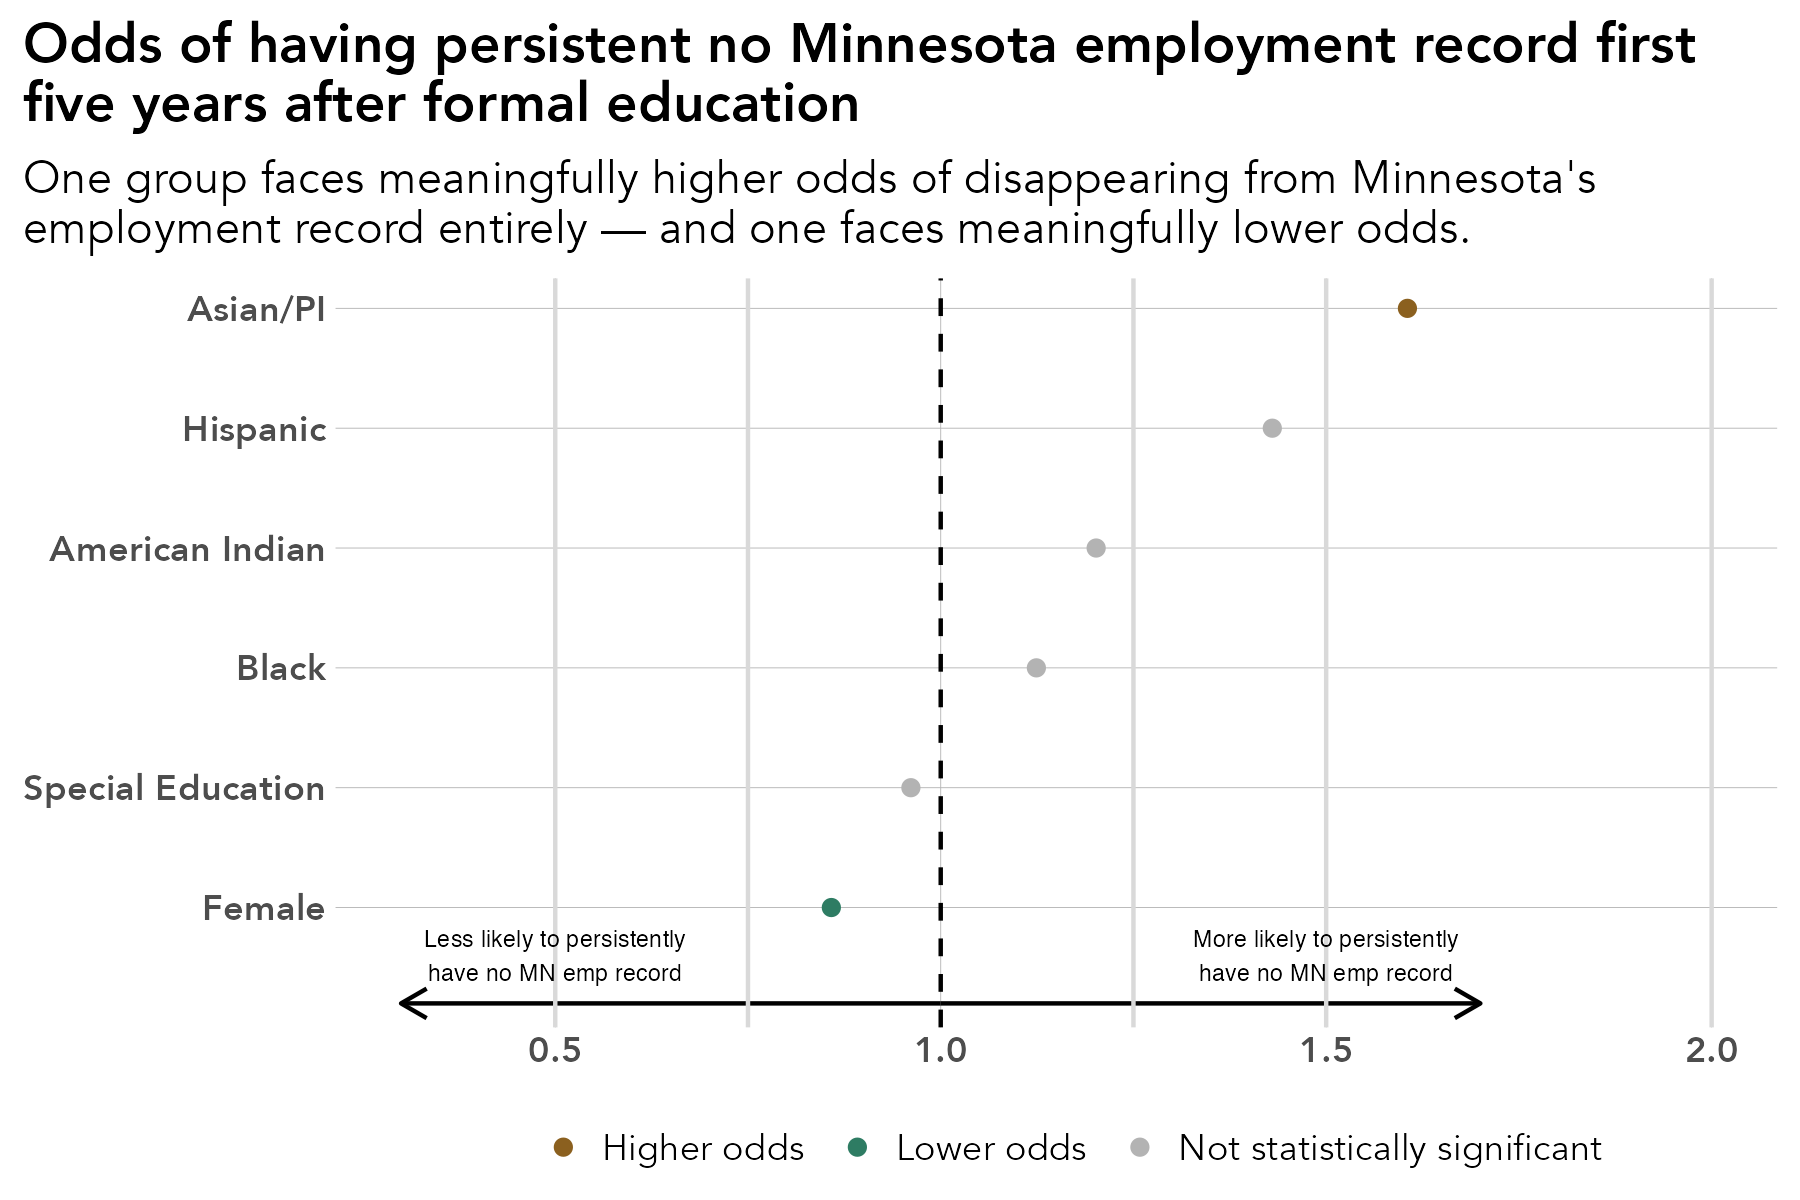

R code for this plot:
# library -----------------------------------------------------------------
library(tidyverse)
library(sf)
library(ggrepel)
library(scales)
library(ggiraph)
library(rmapshaper)
library(cowplot)
library(RColorBrewer)
library(readxl)
library(lubridate)
library(readxl)
library(systemfonts)
reset_font_cache()
library(ggtext)
library(janitor)
library(cowplot)
library(broom)


rm(list = ls())

# themes ------------------------------------------------------------------
theme_bar <- theme_bw() +
  theme(panel.grid.major = element_line(color = "grey70", size = 0.1),
        panel.grid.minor = element_blank(),
        axis.ticks = element_blank(),
        axis.text = element_text(face = "bold"),
        panel.border = element_blank(),
        legend.background = element_rect(fill = "transparent", color = "transparent"),
        legend.key = element_rect(fill = "transparent"),
        legend.key.size = unit(1, "lines"),
        legend.margin = margin(0,0,0,0),
        legend.title = element_blank(),
        legend.text = element_text(margin = margin(l = 2)),
        text = element_text(family = "Avenir") ,
        plot.title.position = "plot",
        plot.title = element_text(face = "bold"))

theme_line <- theme_bw() +
  theme(legend.background = element_rect(fill = "transparent", color = "transparent"),
        legend.key = element_rect(fill = "transparent"),
        legend.text = element_text(margin = margin(l = 2)),
        panel.grid.minor = element_blank(),
        panel.grid.major = element_line(color = "grey70", size = 0.1),
        axis.ticks = element_blank(),
        axis.text = element_text(face = "bold"),
        panel.border = element_blank(),
        legend.margin = margin(0,0,0,0),
        legend.key.size = unit(1, "lines"),
        text = element_text(family = "Avenir") ,
        plot.title.position = "plot",
        plot.title = element_text(face = "bold"))


theme_sf <- theme_bw() +
  theme(axis.text.x=element_blank(),
        axis.text.y=element_blank(),
        axis.ticks=element_blank(),
        panel.background = element_blank(),
        panel.grid.major = element_line(color = "white"),
        panel.border = element_blank(),
        legend.title = element_blank(),
        legend.text = element_text(margin = margin(l = 2)),
        legend.margin = margin(0,0,0,0),
        legend.key.size = unit(1, "lines"),
        text = element_text(family = "Avenir") ,
        plot.title.position = "plot",
        plot.title = element_text(face = "bold"))

regions <- read_csv("/Users/kellyasche/Library/CloudStorage/GoogleDrive-kasche@ruralmn.org/My Drive/Data Prep/R Projects/Join docs/county_regions.csv") %>%
  select(5,6) %>%
  unique() %>%
  mutate(edr = str_replace(edr, "  ", " "),
         planning.region = str_replace(planning.region, " Minnesota", ""),
         planning.region = fct_relevel(planning.region, "Northwest", "Northeast", "Central", "Seven County Mpls-St Paul", "Southwest", "Southeast"),
         edr = fct_relevel(edr, "EDR 1 - Northwest", "EDR 2 - Headwaters", "EDR 3 - Arrowhead", "EDR 4 - West Central", "EDR 5 - North Central", "EDR 6E- Southwest Central", "EDR 6W- Upper Minnesota Valley", "EDR 7E- East Central", "EDR 7W- Central", "EDR 8 - Southwest", "EDR 9 - South Central", "EDR 10 - Southeast", "EDR 11 - 7 County Twin Cities", "Minnesota"))

counties.regions <- read_csv("/Users/kellyasche/Library/CloudStorage/GoogleDrive-kasche@ruralmn.org/My Drive/Data Prep/R Projects/Join docs/county_regions.csv") %>%
  mutate(countyfp = formatC(countyfp, width = 3, flag = "0"),
         Name = str_to_title(Name),
         Name = str_replace(Name, "Q", "q"),
         Name = str_replace(Name, "Of The", "of the"),
         Name = str_replace(Name, "Mcleod", "McLeod"),
         Dem_Desc = ifelse(Name == "Minnesota", "Minnesota", Dem_Desc) ,
         edr = str_replace(edr, "  ", " "),
         planning.region = str_replace(planning.region, " Minnesota", ""),
         planning.region = fct_relevel(planning.region, "Northwest", "Northeast", "Central", "Seven County Mpls-St Paul", "Southwest", "Southeast"),
         edr = fct_relevel(edr, "EDR 1 - Northwest", "EDR 2 - Headwaters", "EDR 3 - Arrowhead", "EDR 4 - West Central", "EDR 5 - North Central", "EDR 6E- Southwest Central", "EDR 6W- Upper Minnesota Valley", "EDR 7E- East Central", "EDR 7W- Central", "EDR 8 - Southwest", "EDR 9 - South Central", "EDR 10 - Southeast", "EDR 11 - 7 County Twin Cities", "Minnesota"))

color.ruca <- c("Entirely rural" = "#009933", "Town/rural mix" = "#99CC33", "Urban/town/rural mix" = "#CC9966", "Entirely urban" = "#754C29", "Minnesota" = "black")

color.pr <- c("Northwest" = "#4575b4","Northeast" = "grey", "Central" = "#fee090", "Seven County Mpls-St Paul" = "#d73027", "Southwest" = "#91bfdb", "Southeast" = "#fc8d59", "Minnesota" = "black")

color.edr <- c("EDR 1 - Northwest" = "#b3cde3", "EDR 2 - Headwaters" = "#8c96c6", "EDR 3 - Arrowhead" = "#fe9929", "EDR 4 - West Central" = "#8856a7", "EDR 5 - North Central" = "#810f7c", "EDR 6E- Southwest Central" = "#e5f5f9", "EDR 6W- Upper Minnesota Valley" = "#bdc9e1", "EDR 7E- East Central" = "#99d8c9", "EDR 7W- Central" = "#2ca25f", "EDR 8 - Southwest" = "#74a9cf", "EDR 9 - South Central" = "#0570b0", "EDR 10 - Southeast" = "#d7301f", "EDR 11 - 7 County Twin Cities" = "#d8b365", "Minnesota" = "black")

color.pr.edr <- c ("Northwest" = "#4575b4","Northeast" = "#e0f3f8", "Central" = "#fee090", "Seven County Mpls-St Paul" = "#d73027", "Southwest" = "#91bfdb", "Southeast" = "#fc8d59", "Minnesota" = "black", "EDR 1 - Northwest" = "#b3cde3", "EDR 2 - Headwaters" = "#8c96c6", "EDR 3 - Arrowhead" = "#fe9929", "EDR 4 - West Central" = "#8856a7", "EDR 5 - North Central" = "#810f7c", "EDR 6E- Southwest Central" = "#e5f5f9", "EDR 6W- Upper Minnesota Valley" = "#bdc9e1", "EDR 7E- East Central" = "#99d8c9", "EDR 7W- Central" = "#2ca25f", "EDR 8 - Southwest" = "#74a9cf", "EDR 9 - South Central" = "#0570b0", "EDR 10 - Southeast" = "#d7301f", "EDR 11 - 7 County Twin Cities" = "#d8b365")

color.six <- c("#009933", "#4575b4", "grey", "#fee090", "#fc8d59", "#d73027")

mn_counties <- st_read("/Users/kellyasche/Library/CloudStorage/GoogleDrive-kasche@ruralmn.org/My Drive/Data Prep/R Projects/Shapefiles/County shapefiles/MNCounties_MNDOT.shp", quiet = TRUE) %>%
  ms_simplify(keep = .01, keep_shapes = TRUE) %>%
  rename("countyfp" = "FIPS_CODE")

primary_colors <- c("#012623", "#2E7C63", "#8B601F", "#9B3F24", "grey")

alt_colors     <- c("#012623", "#9B3F24", "#E6A762", "#8B601F", "#222222")

expanded_colors <- c("#012623",   # Deep Field Green
                     "#9B3F24",   # Earth Red
                     "#2E7C63",   # Community Green
                     "#E6A762",   # Warm Accent
                     "#8B601F",   # Heritage Brown
                     "#0F5952",   # Secondary Green
                     "#222222",   # Dark Neutral
                     "grey")      # Light-mid neutral


# Prep data ---------------------------------------------------------------
master.original <- read_csv("Data/SLEDS/Masters/Master-non-college-grads-disconnection.csv") 

master.disc <- master.original %>%
  filter(grad.year > 2010) %>%
  mutate(
    Gender              = fct_relevel(Gender, "M"),
    RaceEthnicity       = fct_relevel(RaceEthnicity, "White"),
    economic.status = as_factor(economic.status),
    economic.status     = fct_relevel(economic.status, "0"),
    SpecialEdStatus = as_factor(SpecialEdStatus),
    SpecialEdStatus     = fct_relevel(SpecialEdStatus, "0"),
    english.learner = as_factor(english.learner),
    english.learner     = fct_relevel(english.learner, "0"),
    Dem_Desc            = fct_relevel(Dem_Desc, "Entirely rural"),
    pseo.participant = as_factor(pseo.participant),
    pseo.participant    = fct_relevel(pseo.participant, "0"),
    took.ACT            = fct_relevel(took.ACT, "No"),
    ap.exam = as_factor(ap.exam),
    ap.exam             = fct_relevel(ap.exam, "0"),
    cte.achievement     = fct_relevel(cte.achievement, "No CTE"),
    attended.ps         = fct_relevel(attended.ps, "No"),
    
    # ACT missing-indicator recode - confirmed safe: missingness fully
    # explained by took.ACT (9,228 No/missing, 5,941 Yes/present, zero mismatches)
    ACTCompositeScore.filled = ifelse(is.na(ACTCompositeScore), 0, ACTCompositeScore),
    
    # MCA Math missing-indicator recode - applied here specifically because
    # English learner status is central to this confirmatory analysis, and
    # MCA missingness has previously been shown to correlate with EL status
    # and mask its true relationship with the outcome
    MCA.M.missing = ifelse(is.na(MCA.M), 1, 0),
    MCA.M.filled  = ifelse(is.na(MCA.M), 0, MCA.M),
    
    # Dependent variables: binary persistence indicators
    persistent.non_sustained = ifelse(non_sustained.cat == "Persistently non-sustained", 1, 0),
    persistent.no_record     = ifelse(no_record.cat == "Persistently no-record", 1, 0)
  )


model3_no_record <- glm(
  persistent.no_record ~
    Gender +
    RaceEthnicity +
    economic.status +
    SpecialEdStatus +
    english.learner +
    Dem_Desc +
    avg.wages.pct.state +
    avg.unemp.rate +
    pseo.participant +
    took.ACT +
    ACTCompositeScore.filled +
    ap.exam +
    cte.achievement +
    MCA.M.filled +
    MCA.M.missing +
    attended.ps,
  family = binomial,
  data = master.disc
)


or_plot <- tidy(model3_no_record, conf.int = TRUE, exponentiate = TRUE) %>%
  filter(term != "(Intercept)") %>%
  mutate(term = fct_reorder(term, estimate),
         significant = p.value < 0.05,
         color = case_when(
           !significant ~ "Not statistically significant",
           estimate < 1  ~ "Lower odds",
           TRUE          ~ "Higher odds"))

ggplot(data = filter(or_plot, term %in% c("RaceEthnicityBlack", "SpecialEdStatus1", "RaceEthnicityAI", "GenderF", "RaceEthnicityAsian/PI", "RaceEthnicityHispanic")), aes(x = estimate, y = term)) +
  geom_vline(xintercept = 1, linetype = "dashed") +
  geom_vline(xintercept = c(0.5, 0.75, 1.25, 1.5, 2),
             color = "grey85") +
  geom_point() +
  geom_errorbar(
    aes(xmin = conf.low, xmax = conf.high),
    orientation = "y",
    width = 0.2
  ) +
  scale_x_log10(
    breaks = c(0.5, 0.75, 1, 1.25, 1.5, 2),
    labels = c("0.5", "0.75", "1.0", "1.25", "1.5", "2.0")
  ) +
  theme_line +
  labs(
    x = "Odds ratio (log scale)",
    y = NULL
  )

ggplot(data = filter(or_plot, term %in% c("RaceEthnicityBlack", "SpecialEdStatus1", "RaceEthnicityAI", "GenderF", "RaceEthnicityAsian/PI", "RaceEthnicityHispanic")), aes(x = estimate, y = term, color = color)) +
  annotate(geom = "segment",
           x = 1,
           xend = .3,
           y = .2,
           yend = .2,
           arrow = arrow(length = unit(.25, "cm"))) +
  annotate(geom = "segment",
           x = 1,
           xend = 1.7,
           y = .2,
           yend = .2,
           arrow = arrow(length = unit(.25, "cm"))) +
  geom_vline(xintercept = 1, linetype = "dashed") +
  geom_vline(xintercept = c(0.5, 0.75, 1.25, 1.5, 2),
             color = "grey85") +
  annotate(geom = "text",
           x = .5,
           y = .6,
           label = "Less likely to persistently\nhave no MN emp record",
           size = 2) +
  annotate(geom = "text",
           x = 1.5,
           y = .6,
           label = "More likely to persistently\nhave no MN emp record",
           size = 2) +
  geom_point() +
  scale_color_manual(values = c("Higher odds" = "#8B601F",
                                "Lower odds" = "#2E7C63",
                                "Not statistically significant" = "grey70")) +
  scale_y_discrete(labels = c("Female", "Special Education", "Black", "American Indian", "Hispanic", "Asian/PI"),
                   expand = expansion(add = c(1, .25))) +
  theme_line +
  labs(
    x = NULL,
    y = NULL,
    color = "",
    title = "Odds of having persistent no Minnesota employment record first\nfive years after formal education",
    subtitle = "One group faces meaningfully higher odds of disappearing from Minnesota's\nemployment record entirely — and one faces meaningfully lower odds."
  ) +
  theme(legend.position = "bottom")

ggsave(filename = "Charts/Draft 4/persistent-no-mn-emp-record-odds-ratio.pdf", device = cairo_pdf, dpi = "print", width = 6, height = 4)

ggsave(filename = "Charts/Draft 4/persistent-no-mn-emp-record-odds-ratio.png", dpi = "print", width = 6, height = 4)
